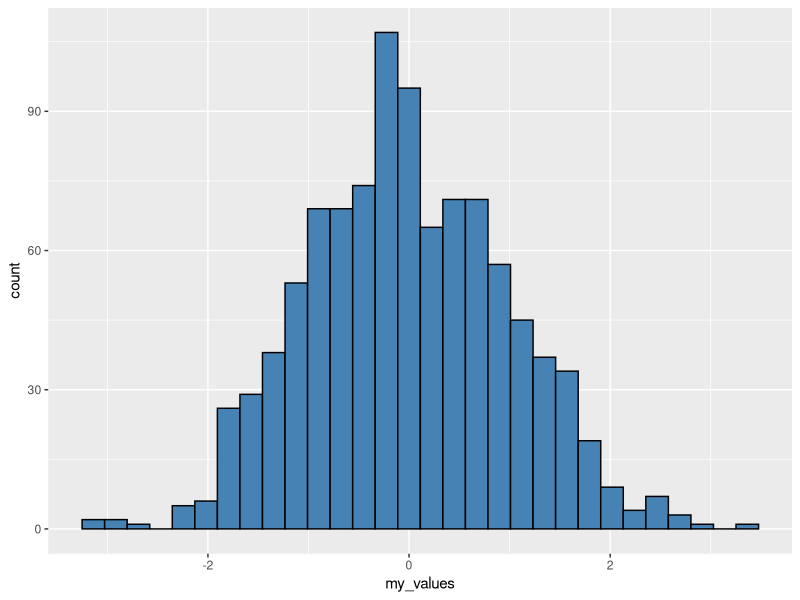
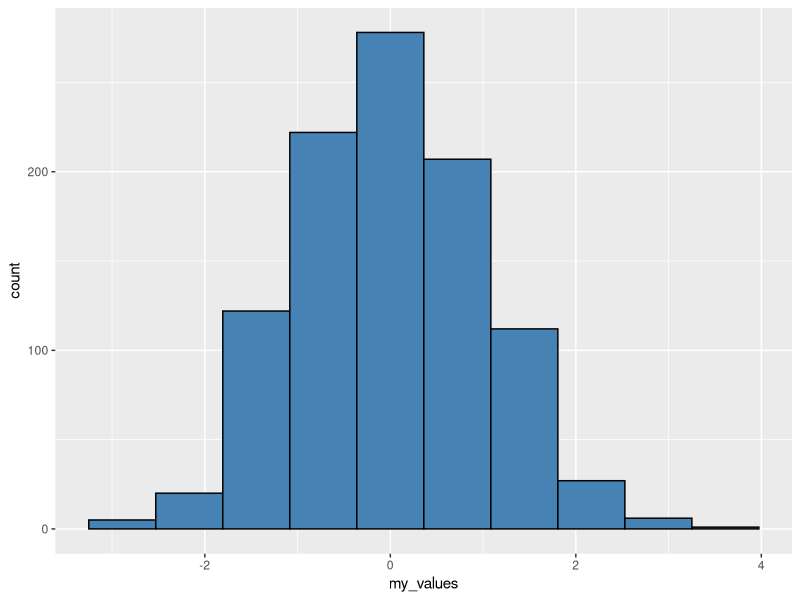
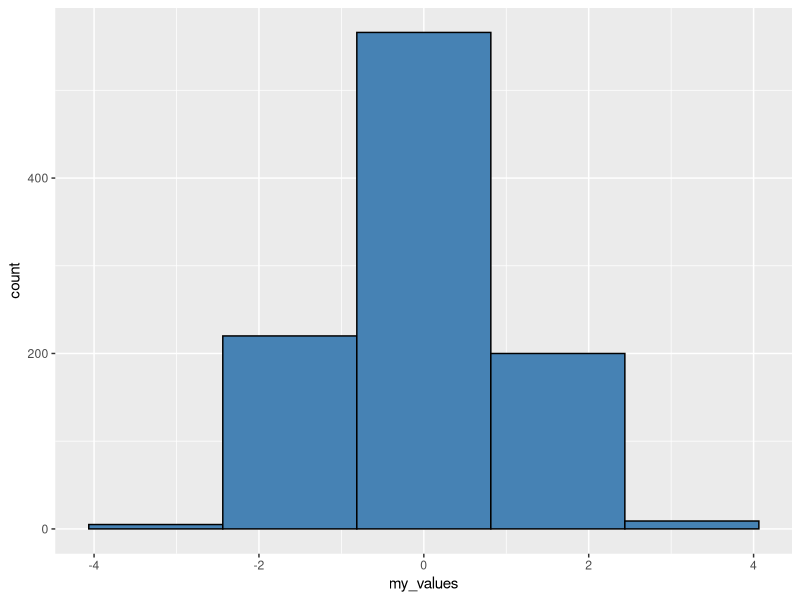

Reproduce these figures in R, in order.
# Example: How to Avoid Warning stat_bins() using bins = 30
library("ggplot2")

# make this example reproducible
set.seed(0)

# create data frame
df <- data.frame(my_values = rnorm(1000))

# view head of data frame
head(df)

# create histogram
ggplot(df, aes(x=my_values)) +
  geom_histogram(col="black", fill="steelblue")

# create histogram with 10 bins
ggplot(df, aes(x=my_values))+
  geom_histogram(col="black", fill="steelblue", bins=10)

# create histogram with 5 bins
ggplot(df, aes(x=my_values)) + 
  geom_histogram(col="black", fill = "steelblue", bins = 5)
